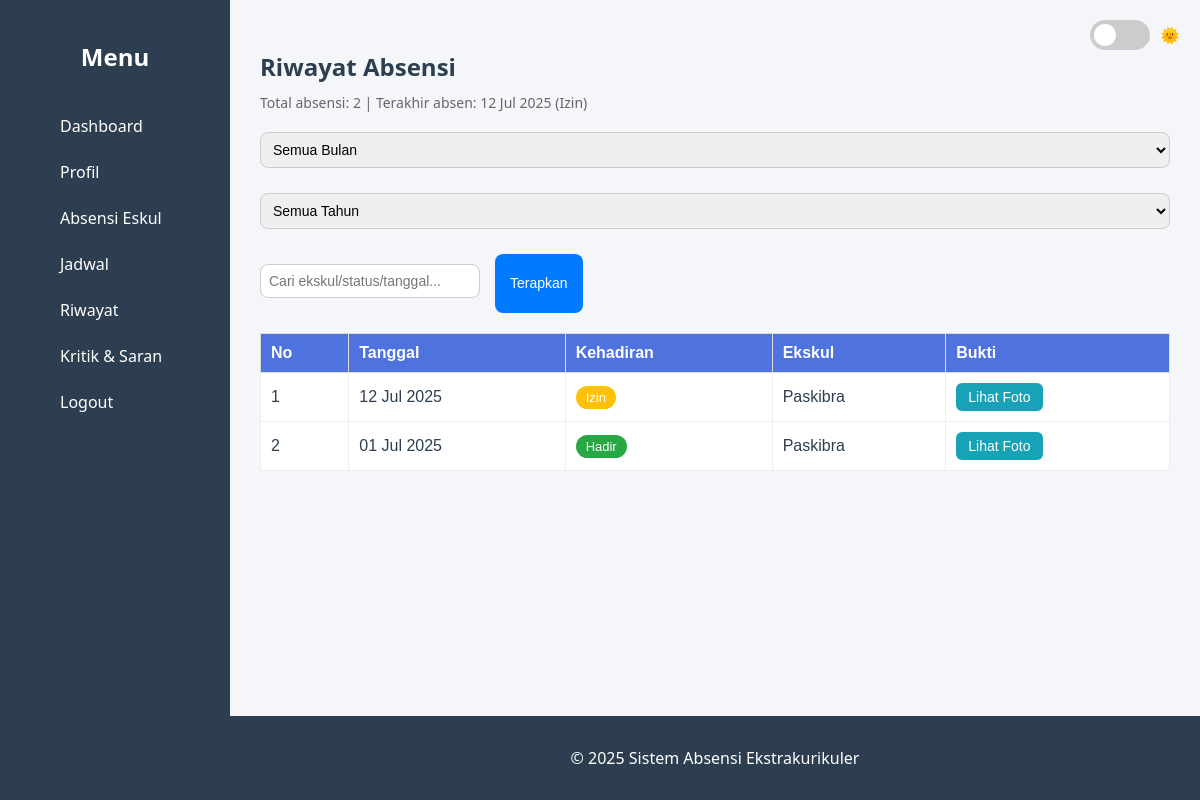
The app's page /siswa/riwayat.php (signed in) with its own data.
### tables this page shows
CREATE TABLE `absensi` (
  `id_absensi` int(11) NOT NULL,
  `tanggal` date DEFAULT NULL,
  `kehadiran` enum('Hadir','Izin','Sakit','Alfa') DEFAULT NULL,
  `id_siswa` int(11) DEFAULT NULL,
  `id_ekskul` int(11) DEFAULT NULL,
  `id_pembina` int(11) DEFAULT NULL,
  `foto_bukti` varchar(255) DEFAULT NULL
);

CREATE TABLE `ekskul` (
  `id_ekskul` int(11) NOT NULL,
  `nama_ekskul` varchar(100) DEFAULT NULL,
  `id_pembina` int(11) DEFAULT NULL
);

### siswa/riwayat.php (the view, shortened to what this page needs)
<?php
include '../koneksi.php';
$id = $_SESSION['id'];
$search = isset($_GET['search']) ? mysqli_real_escape_string($conn, $_GET['search']) : '';
$limit = 5;
$page = isset($_GET['page']) ? (int)$_GET['page'] : 1;
$start = ($page - 1) * $limit;
$filterSql = "AND a.id_siswa='$id'";
$sql = "SELECT * FROM absensi a
        JOIN ekskul e ON a.id_ekskul = e.id_ekskul
        WHERE 1=1 $filterSql
        ORDER BY tanggal DESC
        LIMIT $start, $limit";
$data = mysqli_query($conn, $sql);
$totalQuery = mysqli_query($conn, "SELECT COUNT(*) as total FROM absensi a
    JOIN ekskul e ON a.id_ekskul = e.id_ekskul
    WHERE 1=1 $filterSql");
$totalData = mysqli_fetch_assoc($totalQuery)['total'];
$lastAbsen = mysqli_query($conn, "SELECT tanggal, kehadiran FROM absensi WHERE id_siswa='$id' ORDER BY tanggal DESC LIMIT 1");
$last = mysqli_fetch_assoc($lastAbsen);
?>
<?php include 'header.php'; ?>
<?php include 'sidebar.php'; ?>
<div class="content">
    <h2>Riwayat Absensi</h2>
    <p style="margin-top: -10px; margin-bottom: 20px; color: #666; font-size: 14px;">
        Total absensi: <?= $totalData ?> |
        Terakhir absen: <?= $last ? date("d M Y", strtotime($last['tanggal'])) . " (" . $last['kehadiran'] . ")" : "Belum ada" ?>
    </p>
    <form method="GET" style="margin-bottom: 20px; display: flex; flex-wrap: wrap; gap: 10px;">
        <select name="bulan" style="padding: 8px; border-radius: 8px;">
            <option value="">Semua Bulan</option>
        </select>
        <select name="tahun" style="padding: 8px; border-radius: 8px;">
            <option value="">Semua Tahun</option>
        </select>
        <input type="text" name="search" placeholder="Cari ekskul/status/tanggal..." value="<?= htmlspecialchars($search); ?>"
               style="padding: 8px; width: 220px; border-radius: 8px;">
        <button type="submit" style="padding: 8px 15px; border-radius: 8px; background: #007bff; color: white; border: none;">Terapkan</button>
    </form>
    <table style="width: 100%; border-collapse: collapse; font-family: sans-serif;">
        <thead>
            <tr style="background-color: #f7f7f7; text-align: left;">
                <th style="padding: 10px; border: 1px solid #ddd;">No</th>
                <th style="padding: 10px; border: 1px solid #ddd;">Tanggal</th>
                <th style="padding: 10px; border: 1px solid #ddd;">Kehadiran</th>
                <th style="padding: 10px; border: 1px solid #ddd;">Ekskul</th>
                <th style="padding: 10px; border: 1px solid #ddd;">Bukti</th>
            </tr>
        </thead>
        <tbody>
            <?php if (mysqli_num_rows($data) > 0): ?>
                <?php $no = 1; while ($r = mysqli_fetch_assoc($data)) {
                    $badgeColor = match ($r['kehadiran']) {
                        'Hadir' => '#28a745',
                        'Izin'  => '#ffc107',
                        'Sakit' => '#17a2b8',
                        'Alfa'  => '#dc3545',
                        default => '#6c757d'
                    };
                ?>
                    <tr style="background-color: #fff;">
                        <td style="padding: 10px; border: 1px solid #eee;"><?= $start + $no++; ?></td>
                        <td style="padding: 10px; border: 1px solid #eee;"><?= date("d M Y", strtotime($r['tanggal'])); ?></td>
                        <td style="padding: 10px; border: 1px solid #eee;">
                            <span style="background-color: <?= $badgeColor ?>; color: white; padding: 4px 10px; border-radius: 20px; font-size: 13px;">
                                <?= $r['kehadiran']; ?>
                            </span>
                        </td>
                        <td style="padding: 10px; border: 1px solid #eee;"><?= htmlspecialchars($r['nama_ekskul']); ?></td>
                        <td style="padding: 10px; border: 1px solid #eee;">
                            <button onclick="previewFoto('../uploads/<?= $r['foto_bukti']; ?>')"
                                style="padding: 6px 12px; background: #17a2b8; color: white; border-radius: 6px; border: none;">
                                Lihat Foto
                            </button>
                        </td>
                    </tr>
                <?php } ?>
            <?php endif; ?>
        </tbody>
    </table>
</div>
<?php include 'footer.php'; ?>

### siswa/style.css (style rules this page uses)
:root { --bg: #f4f6f9; --text: #2c3e50; --sidebar-bg: #2c3e50; --sidebar-text: white; --primary: #4e73df; --primary-dark: #224abe; --table-header: #4e73df; --footer-bg: #2c3e50; }
* { box-sizing: border-box; }
body { margin: 0; background-color: var(--bg); color: var(--text); font-family: 'Segoe UI', sans-serif; }
.content { margin-left: 230px; padding: 30px; }
textarea, input[type="text"], input[type="date"], input[type="file"], select { width: 100%; padding: 12px; margin-bottom: 15px; border: 1px solid #ccc; border-radius: 8px; font-size: 14px; resize: vertical; }
button, input[type="submit"] { background-color: var(--primary); color: white; border: none; padding: 10px 20px; font-size: 14px; border-radius: 8px; cursor: pointer; }
table { width: 100%; border-collapse: collapse; margin-top: 20px; }
table, th, td { border: 1px solid #ddd; }
th, td { padding: 10px; text-align: left; }
th { background-color: var(--table-header); color: white; }
form input[type="text"] { padding: 10px; width: 300px; border: 1px solid #ccc; border-radius: 6px; margin-top: 10px; }
form button { padding: 10px 16px; background: var(--primary); color: white; border: none; border-radius: 6px; margin-left: 5px; cursor: pointer; }

### records on screen
absensi: tanggal "12 Jul 2025", kehadiran "Izin", no "1", id_ekskul.nama_ekskul "Paskibra"
absensi: no "2", tanggal "01 Jul 2025", kehadiran "Hadir", id_ekskul.nama_ekskul "Paskibra"

### other values on screen
$totalData "2"
